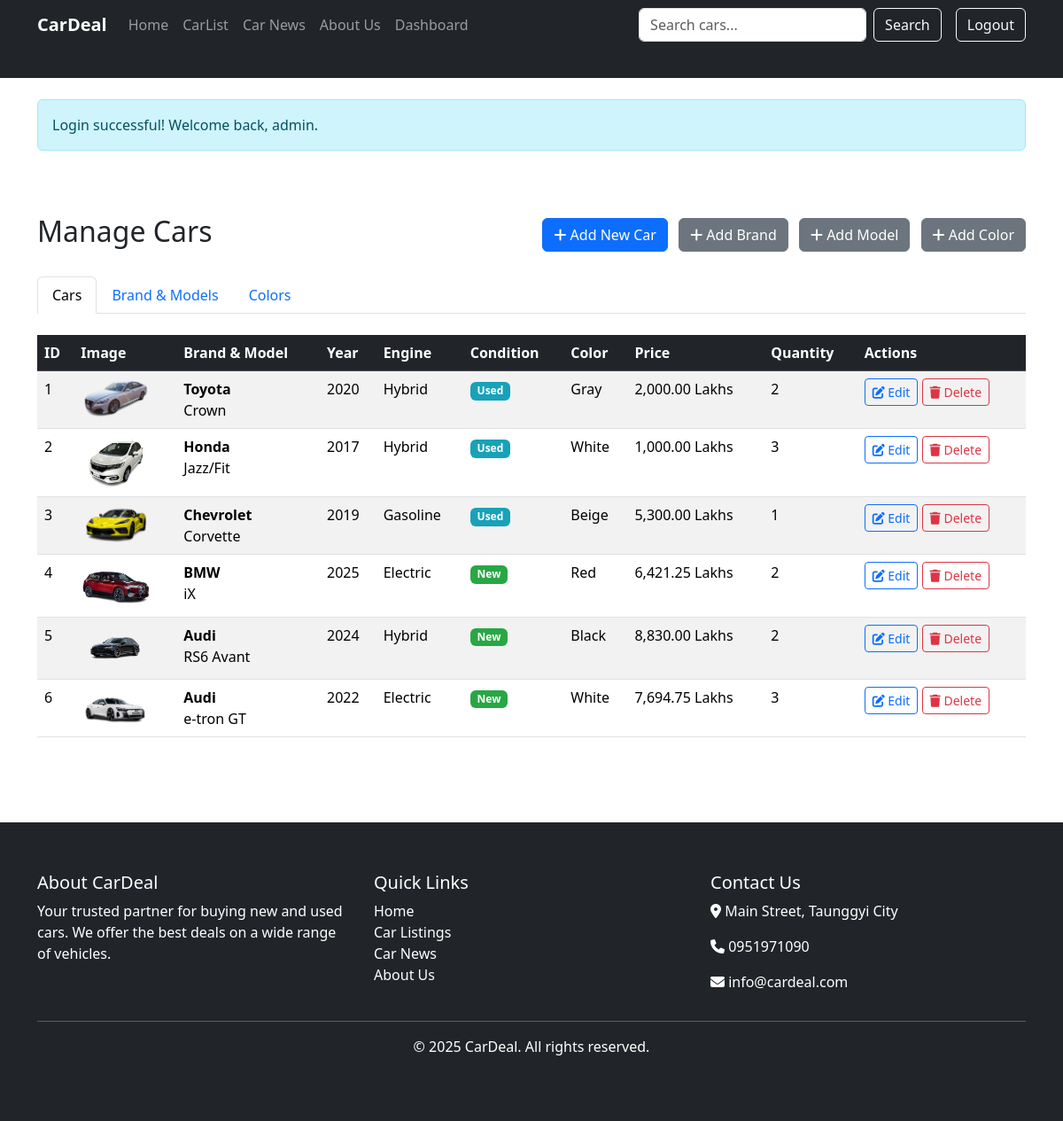
The page /admin/cars.php (signed in) on the database its author committed.
### tables this page shows
CREATE TABLE IF NOT EXISTS `cars` (
  `car_id` int NOT NULL AUTO_INCREMENT,
  `model_id` int DEFAULT NULL,
  `engine_id` int DEFAULT NULL,
  `color_id` int DEFAULT NULL,
  `year` int DEFAULT NULL,
  `car_condition` enum('new','used') DEFAULT NULL,
  `price` decimal(10,2) DEFAULT NULL,
  `quantity` int DEFAULT NULL,
  `description` text,
  `image_url` varchar(255) DEFAULT NULL,
  `mileage` int DEFAULT NULL,
  `created_at` timestamp NULL DEFAULT NULL,
  PRIMARY KEY (`car_id`),
  KEY `model_id` (`model_id`),
  KEY `engine_id` (`engine_id`)
);

CREATE TABLE IF NOT EXISTS `brand` (
  `id` int NOT NULL AUTO_INCREMENT,
  `brand_name` varchar(50) DEFAULT NULL,
  PRIMARY KEY (`id`)
);

CREATE TABLE IF NOT EXISTS `model` (
  `id` int NOT NULL AUTO_INCREMENT,
  `model_name` varchar(50) DEFAULT NULL,
  `brand_id` int DEFAULT NULL,
  PRIMARY KEY (`id`),
  KEY `brand_id` (`brand_id`)
);

CREATE TABLE IF NOT EXISTS `engine_type` (
  `id` int NOT NULL AUTO_INCREMENT,
  `engine_name` varchar(50) DEFAULT NULL,
  PRIMARY KEY (`id`)
);

CREATE TABLE IF NOT EXISTS `color` (
  `id` int NOT NULL AUTO_INCREMENT,
  `color` varchar(50) NOT NULL,
  PRIMARY KEY (`id`)
);

### admin/cars.php (the view, shortened to what this page needs)
<?php
require_once '../includes/functions.php';
require_once '../includes/auth.php';
$cars = [];
$sql = "SELECT c.*, b.brand_name, m.model_name, e.engine_name, co.color
        FROM Cars c
        LEFT JOIN model m ON c.model_id = m.id
        LEFT JOIN brand b ON m.brand_id = b.id
        LEFT JOIN engine_type e ON c.engine_id = e.id
        LEFT JOIN color co ON c.color_id = co.id
        ORDER BY c.created_at DESC";
$result = $conn->query($sql);
if ($result->num_rows > 0) {
    while ($row = $result->fetch_assoc()) {
        $cars[] = $row;
    }
}
require_once '../includes/header.php';
?>
<!DOCTYPE html>
<html lang="en">
<head>
    <link href="../node_modules/bootstrap/dist/css/bootstrap.min.css" rel="stylesheet">
    <link rel="stylesheet" href="../node_modules/@fortawesome/fontawesome-free/css/all.min.css">
    <link rel="stylesheet" href="../node_modules/sweetalert2/dist/sweetalert2.min.css">
</head>
<body>
<div class="container mt-4">
    <div class="d-flex justify-content-between align-items-center mb-4">
        <h2>Manage Cars</h2>
        <div>
            <button class="btn btn-primary me-2" data-bs-toggle="modal" data-bs-target="#carModal" id="addCarBtn">
                <i class="fas fa-plus"></i> Add New Car
            </button>
            <button class="btn btn-secondary me-2" data-bs-toggle="modal" data-bs-target="#brandModal">
                <i class="fas fa-plus"></i> Add Brand
            </button>
            <button class="btn btn-secondary me-2" data-bs-toggle="modal" data-bs-target="#modelModal">
                <i class="fas fa-plus"></i> Add Model
            </button>
            <button class="btn btn-secondary" data-bs-toggle="modal" data-bs-target="#colorModal">
                <i class="fas fa-plus"></i> Add Color
            </button>
        </div>
    </div>
    <ul class="nav nav-tabs mb-4" id="managementTabs" role="tablist">
        <li class="nav-item" role="presentation">
            <button class="nav-link active" id="cars-tab" data-bs-toggle="tab" data-bs-target="#cars" type="button" role="tab">Cars</button>
        </li>
        <li class="nav-item" role="presentation">
            <button class="nav-link" id="brand-models-tab" data-bs-toggle="tab" data-bs-target="#brand-models" type="button" role="tab">Brand & Models</button>
        </li>
        <li class="nav-item" role="presentation">
            <button class="nav-link" id="colors-tab" data-bs-toggle="tab" data-bs-target="#colors" type="button" role="tab">Colors</button>
        </li>
    </ul>
    <div class="tab-content" id="managementTabsContent">
        <div class="tab-pane fade show active" id="cars" role="tabpanel">
            <div class="table-responsive">
                <table class="table table-striped table-hover">
                    <thead class="table-dark">
                        <tr>
                            <th>ID</th>
                            <th>Image</th>
                            <th>Brand & Model</th>
                            <th>Year</th>
                            <th>Engine</th>
                            <th>Condition</th>
                            <th>Color</th>
                            <th>Price</th>
                            <th>Quantity</th>
                            <th>Actions</th>
                        </tr>
                    </thead>
                    <tbody>
                        <?php
                        $i = 1;
                        foreach ($cars as $car): ?>
                            <tr>
                                <td><?php echo $i++ ?></td>
                                <td>
                                    <?php if (!empty($car['image_url'])): ?>
                                        <img src="..<?= $car['image_url']?>"
                                             alt="<?php echo $car['brand_name'] . ' ' . $car['model_name']; ?>"
                                             style="width: 80px; height: auto;">
                                    <?php else: ?>
                                        <span class="text-muted">No image</span>
                                    <?php endif; ?>
                                </td>
                                <td>
                                    <strong><?php echo $car['brand_name']; ?></strong><br>
                                    <?php echo $car['model_name']; ?>
                                </td>
                                <td><?php echo $car['year']; ?></td>
                                <td><?php echo $car['engine_name']; ?></td>
                                <td>
                                    <span class="badge badge-<?php echo strtolower($car['car_condition']) == 'new' ? 'new' : 'used'; ?>">
                                        <?php echo ucfirst($car['car_condition']); ?>
                                    </span>
                                </td>
                                <td><?php echo $car['color'] ?? 'N/A'; ?></td>
                                <td><?php echo number_format($car['price'], 2); ?> Lakhs</td>
                                <td><?php echo $car['quantity']; ?></td>
                                <td>
                                    <a href="cars.php?action=edit&id=<?php echo $car['car_id']; ?>"
                                       class="btn btn-sm btn-outline-primary">
                                        <i class="fas fa-edit"></i> Edit
                                    </a>
                                    <a href="cars.php?action=delete&id=<?php echo $car['car_id']; ?>"
                                       class="btn btn-sm btn-outline-danger delete-car-btn"
                                       data-car-name="<?php echo htmlspecialchars($car['brand_name'] . ' ' . $car['model_name']); ?>">
                                        <i class="fas fa-trash"></i> Delete
                                    </a>
                                </td>
                            </tr>
                        <?php endforeach; ?>
                    </tbody>
                </table>
            </div>
        </div>
    </div>
</div>
<?php require_once '../includes/footer.php'; ?>

### assets/css/style.css (style rules this page uses)
body { font-family: 'Segoe UI', Tahoma, Geneva, Verdana, sans-serif; line-height: 1.6; color: #333; background-color: #f8f9fa; }
.container { padding-bottom: 2rem; }
.badge { font-weight: 500; padding: 0.35em 0.65em; }
.btn { padding: 0.5rem 1.25rem; font-weight: 500; }

### admin/cars.php (style rules this page uses)
.badge-new { background-color: #28a745; }
.badge-used { background-color: #17a2b8; }

### rows shown on the page
cars: image_url (picture), brand.brand_name "Toyota", model.model_name "Crown", year "2020", engine_type.engine_name "Hybrid", car_condition "Used", color.color "Gray", price "2,000.00", quantity "2"
cars: image_url (picture), brand.brand_name "Honda", model.model_name "Jazz/Fit", year "2017", engine_type.engine_name "Hybrid", car_condition "Used", color.color "White", price "1,000.00", quantity "3"
cars: image_url (picture), brand.brand_name "Chevrolet", model.model_name "Corvette", year "2019", engine_type.engine_name "Gasoline", car_condition "Used", color.color "Beige", price "5,300.00", quantity "1"
cars: image_url (picture), brand.brand_name "BMW", model.model_name "iX", year "2025", engine_type.engine_name "Electric", car_condition "New", color.color "Red", price "6,421.25", quantity "2"
cars: image_url (picture), brand.brand_name "Audi", model.model_name "RS6 Avant", year "2024", engine_type.engine_name "Hybrid", car_condition "New", color.color "Black", price "8,830.00", quantity "2"
cars: image_url (picture), brand.brand_name "Audi", model.model_name "e-tron GT", year "2022", engine_type.engine_name "Electric", car_condition "New", color.color "White", price "7,694.75", quantity "3"

### other values the page prints
$message "Login successful! Welcome back, admin."
